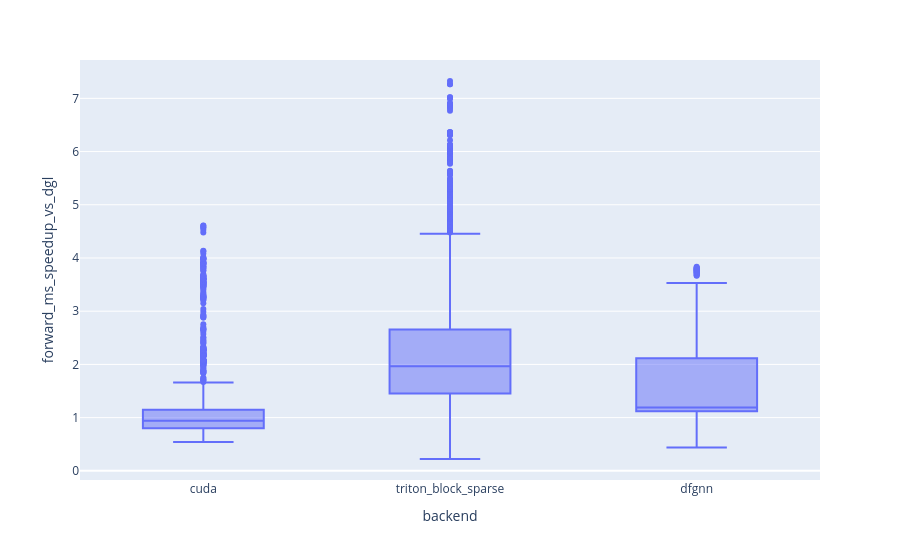

Write notebook code for a chart like this one.
### Code cell
px.box(df[(df[CONV_COL] == "gt") & (df[BACKEND_COL] != "dgl")], x=BACKEND_COL, y="forward_ms_speedup_vs_dgl")

### Figure 1 — Plotly figure (JSON) as saved in the notebook; plotly's stock layout.template omitted (floating-point values rounded to 4 significant figures; data arrays with more than 128 entries replaced by an {"elided": "..."} marker saying what was removed)
{"data": [{"alignmentgroup": "True", "hovertemplate": "backend=%{x}<br>forward_ms_speedup_vs_dgl=%{y}<extra></extra>", "legendgroup": "", "marker": {"color": "#636efa"}, "name": "", "notched": false, "offsetgroup": "", "orientation": "v", "showlegend": false, "type": "box", "x": {"elided": "3414 str values"}, "x0": " ", "xaxis": "x", "y": {"elided": "3414 float values"}, "y0": " ", "yaxis": "y"}], "layout": {"boxmode": "group", "legend": {"tracegroupgap": 0}, "margin": {"t": 60}, "xaxis": {"anchor": "y", "domain": [0, 1], "title": {"text": "backend"}}, "yaxis": {"anchor": "x", "domain": [0, 1], "title": {"text": "forward_ms_speedup_vs_dgl"}}}}
